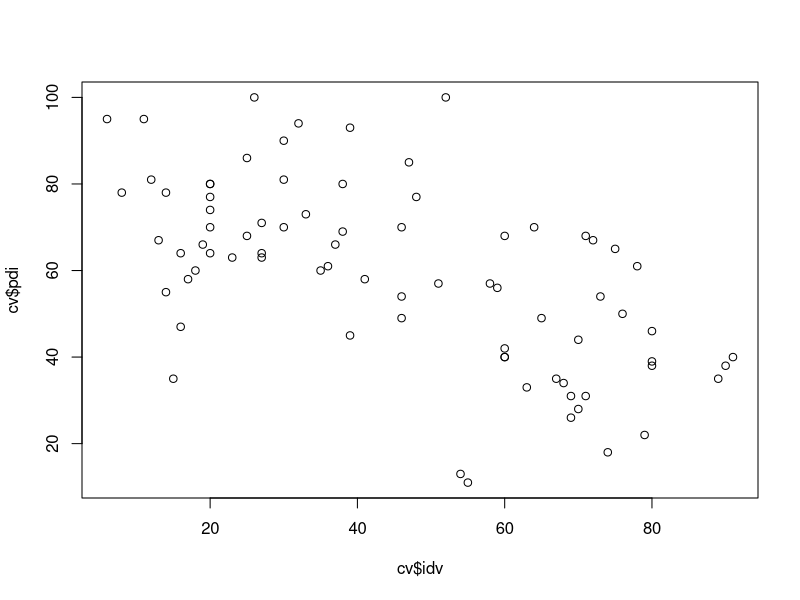
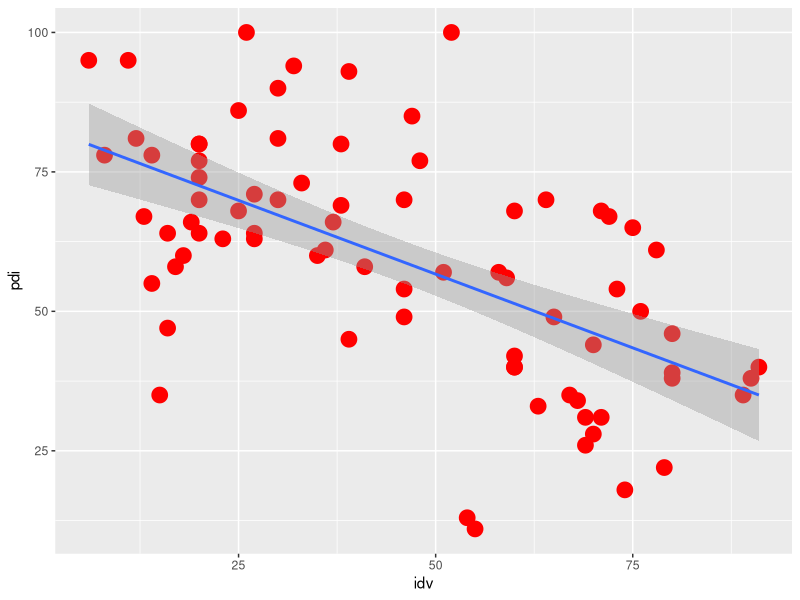
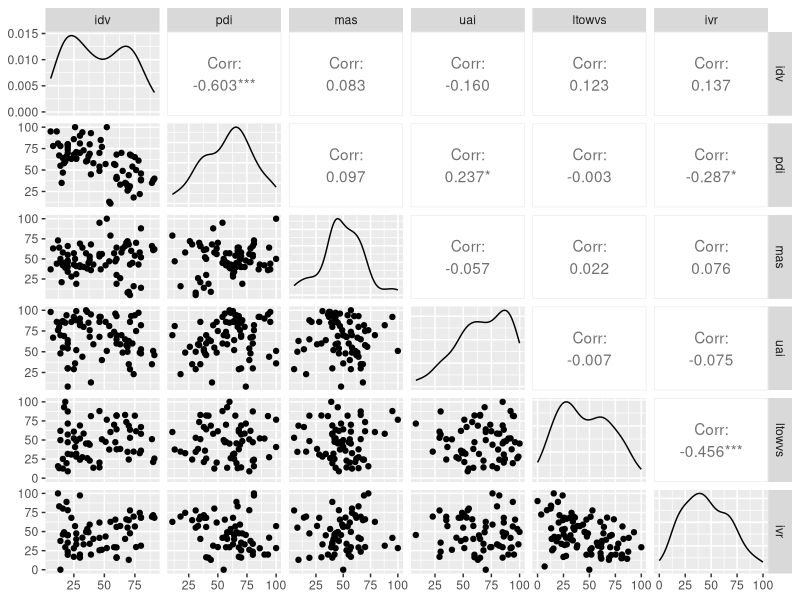
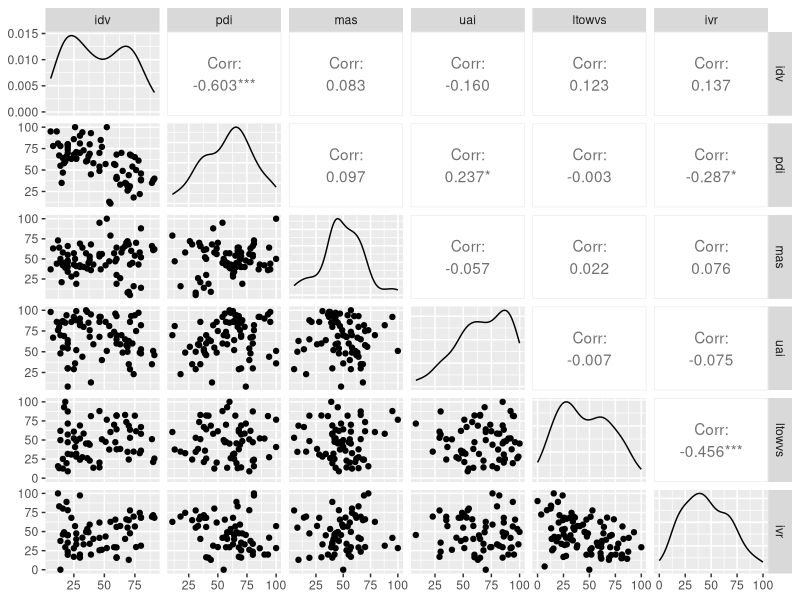
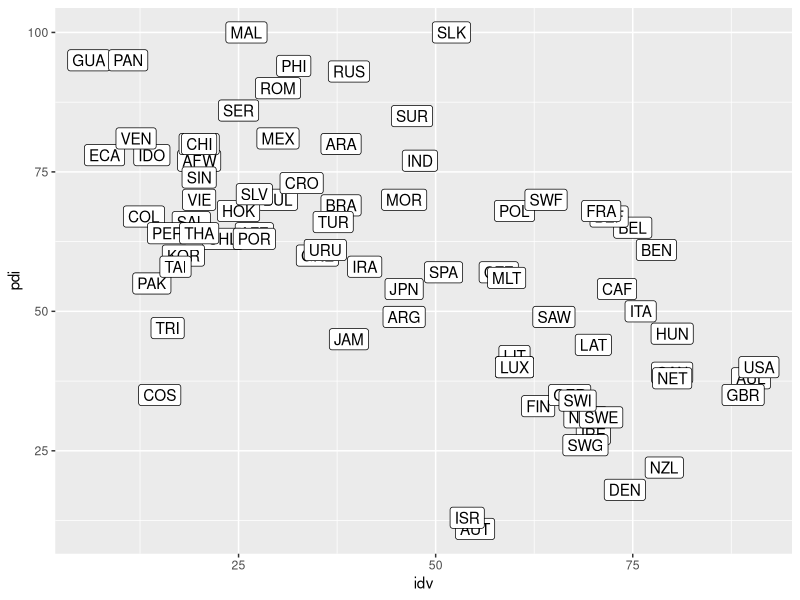
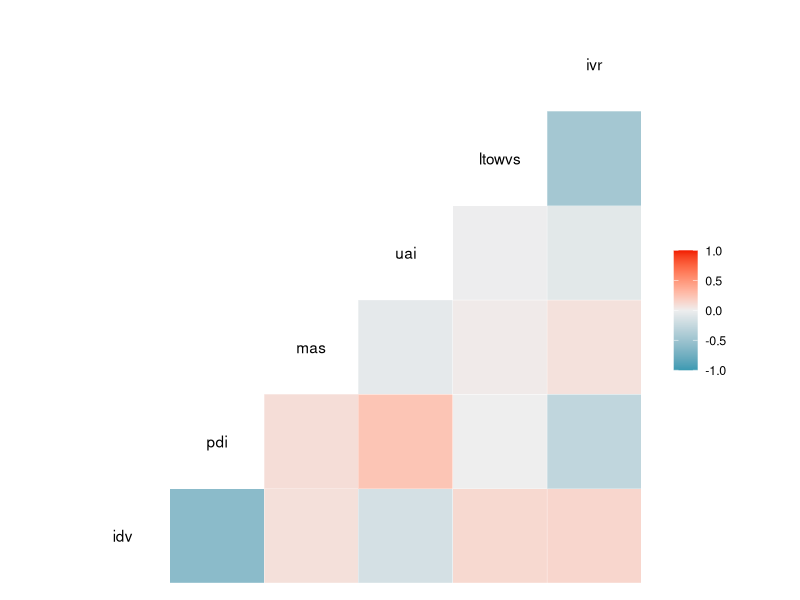

Write R code to recreate these figures, in order.
## ---- chunk 1
#install.packages("tidyverse") # intall the package
library(tidyverse) # upload the package
library(readxl)
## ---- chunk 2
cv <- read_excel("6-dimensions-for-website-2015-12-08-0-100.xls")
class(cv)

summary(cv)
head(cv)
mean(cv$idv, na.rm = TRUE)
## ---- chunk 3
plot(cv$idv, cv$pdi)
help("plot")
ggplot(data=cv, aes(x=idv, y=pdi)) +
  geom_point(size=5, col='red') +
  geom_smooth(method = lm)
## ---- chunk 4
lm <- lm(pdi ~ idv, data = cv)
summary(lm)
## ---- chunk 5
#install.packages('GGally')
library(GGally)
library(ggrepel)
ggpairs(cv, columns = c(4, 3, 5, 6, 7, 8))
help("ggpairs")

ggpairs(cv %>% select(idv, pdi, mas, uai, ltowvs, ivr))
cv %>% 
  ggplot(aes(x=idv, y=pdi))+
  geom_point(size=3, color='red')+
  geom_label(aes(label=ctr))
ggcorr(cv %>% select(idv, pdi, mas, uai, ltowvs, ivr))

## ---- chunk 6

mlm <- lm(ivr ~ pdi + mas + uai + ltowvs + idv, data=cv)
mlm
summary(mlm)
help(lm)
